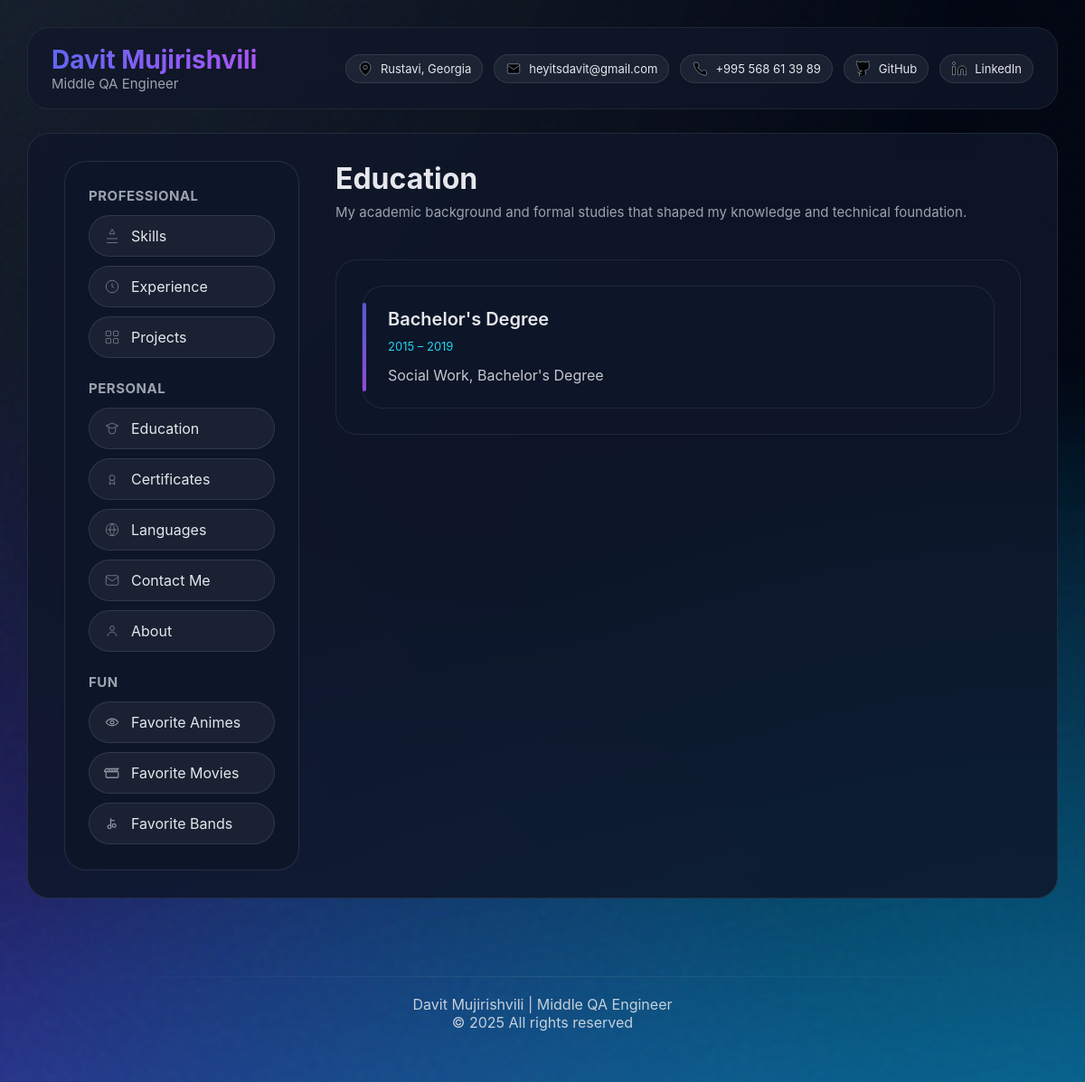
Before: /education/ with the older database file.
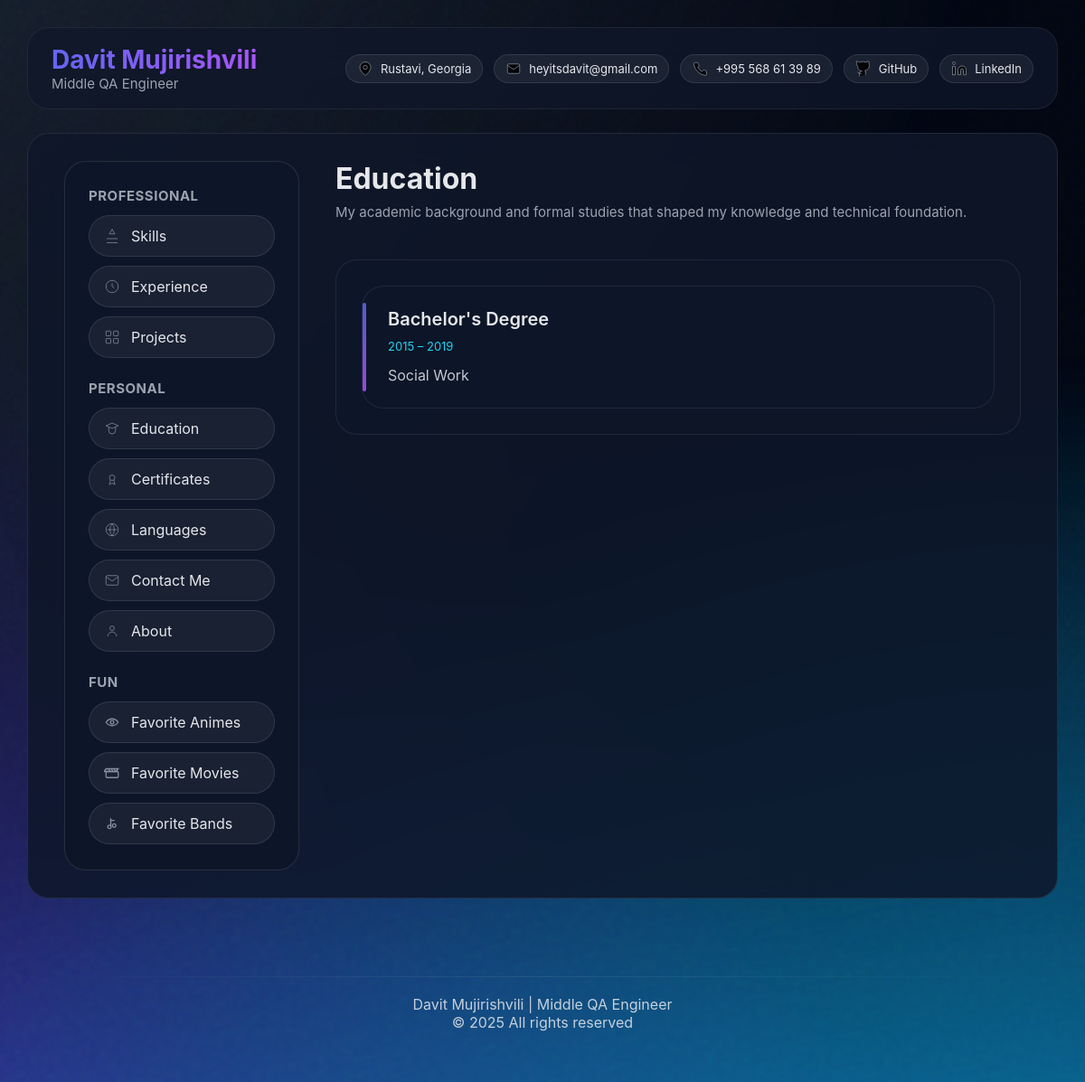
After: the same page with the newer database file.
### resume/models.py (models this page shows, shortened)
class Education(models.Model):
    institution = models.CharField(max_length=200)
    degree = models.CharField(max_length=200)
    start_year = models.IntegerField()
    end_year = models.IntegerField(null=True, blank=True)
    description = models.TextField(blank=True)

### resume/views.py (the view)
# urls.py: path('education/', views.education_view, name='education'),
def education_view(request):
    profile = Profile.objects.first()
    education = Education.objects.all().order_by('-start_year')
    return render(request, "resume/education.html", {
        "profile": profile,
        "education": education,
    })

### resume/templates/resume/education.html (shortened to what this page needs)
{% extends "resume/base.html" %}
{% block content %}
<div class="page-header">
    <div class="page-title">Education</div>
    <div class="page-subtitle">
        My academic background and formal studies that shaped my knowledge and technical foundation.
    </div>
</div>
<div class="section">
    <div class="edu-wrapper">
        {% for edu in education %}
            <div class="edu-card">
                <div class="edu-title">{{ edu.degree }}</div>
                <div class="edu-dates">{{ edu.start_year }} – {{ edu.end_year }}</div>
                <div class="edu-desc">{{ edu.description }}</div>
            </div>
        {% empty %}
            <p style="opacity:.6;">No education added yet.</p>
        {% endfor %}
    </div>
</div>
{% endblock %}

Changed rows visible on the page:
changed Education "Bachelor's Degree": description "Social Work, Bachelor's Degree" → "Social Work"
